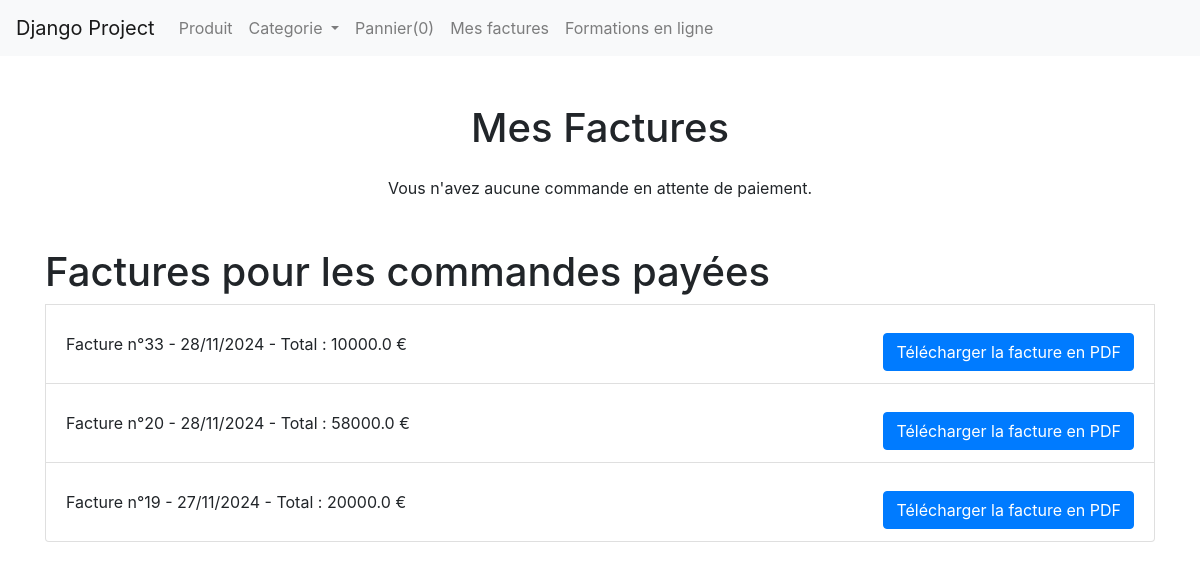
The app's page /shop/factures/ (signed in) with its own data.
### shop/models.py (models this page shows, shortened)
class Commande(models.Model):
    user = models.ForeignKey(User, on_delete=models.SET_NULL, null=True, blank=True)  # Client ayant passé la commande
    products = models.ManyToManyField(
        Product, through='CommandeItem', related_name='commandes'
    )  # Relation avec les produits via une table intermédiaire
    total_price = models.FloatField(default=0.0)  # Prix total de la commande
    date_ordered = models.DateTimeField(auto_now_add=True)  # Date de la commande
    is_paid = models.BooleanField(default=False)  # Indique si la commande est payée
    status = models.CharField(
        max_length=20,
        choices=[
            ('Pending', 'En attente'),
            ('Processing', 'En cours de traitement'),
            ('Completed', 'Complétée'),
            ('Cancelled', 'Annulée'),
        ],
        default='Pending'
    )  # Statut de la commande
    class Meta:
        ordering = ['-date_ordered']

### shop/views.py (the view)
# urls.py: path('factures/', views.mes_factures, name='mes_factures'),
@login_required
def mes_factures(request):
    commandes_non_payees = Commande.objects.filter(user=request.user, is_paid=False)
    commandes_payees = Commande.objects.filter(user=request.user, is_paid=True)
    return render(request, 'shop/factures.html', {
        'commandes_non_payees': commandes_non_payees,
        'commandes_payees': commandes_payees,
    })

### shop/templates/shop/factures.html (shortened to what this page needs)
{% extends "base.html" %}
{% block content %}
<div class="container mt-5">
    <h1 class="text-center mb-4">Mes Factures</h1>
    {% if commandes_non_payees %}
        <ul class="list-group">
            <h1>Factures pour les commandes non payées</h1>
            {% for commande in commandes_non_payees %}
                <li class="list-group-item d-flex justify-content-between align-items-center">
                    <span>
                        Facture n°{{ commande.id }} - {{ commande.date_ordered|date:"d/m/Y" }} - Total : {{ commande.total_price }} €
                    </span>
                    <a href="{% url 'facture_detail' commande.id %}" class="btn btn-primary">Voir la facture</a>
                    <a href="{% url 'annuler_commande' commande.id %}" class="btn btn-danger" onclick="return confirmAnnulation()">Annuler la commande</a>
                </li>
            {% endfor %}
        </ul>
    {% else %}
        <p class="text-center">Vous n'avez aucune commande en attente de paiement.</p>
    {% endif %}
    {% if commandes_payees %}
        <ul class="list-group mt-5">
            <h1>Factures pour les commandes payées</h1>
            {% for commande in commandes_payees %}
                <li class="list-group-item d-flex justify-content-between align-items-center">
                    <span>
                        Facture n°{{ commande.id }} - {{ commande.date_ordered|date:"d/m/Y" }} - Total : {{ commande.total_price }} €
                    </span>
                    <a href="{% url 'generer_facture_pdf' commande.id %}" class="btn btn-primary mt-3">
                        Télécharger la facture en PDF
                    </a>
                </li>
            {% endfor %}
        </ul>
    {% endif %}
</div>
{% endblock content %}

### records on screen
Commande: id "33", date_ordered "28/11/2024", total_price "10000.0"
Commande: id "20", date_ordered "28/11/2024", total_price "58000.0"
Commande: id "19", date_ordered "27/11/2024", total_price "20000.0"
